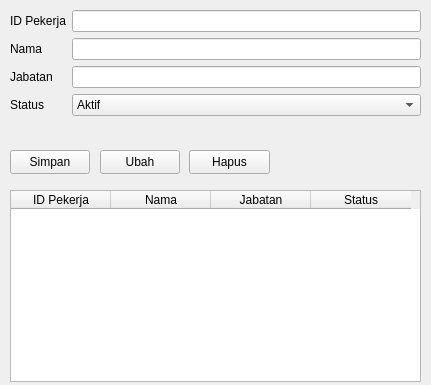
<?xml version="1.0" encoding="UTF-8"?>
<ui version="4.0">
 <class>Form</class>
 <widget class="QWidget" name="Form">
  <property name="geometry">
   <rect>
    <x>0</x>
    <y>0</y>
    <width>431</width>
    <height>385</height>
   </rect>
  </property>
  <property name="windowTitle">
   <string>Form</string>
  </property>
  <widget class="QWidget" name="formLayoutWidget">
   <property name="geometry">
    <rect>
     <x>10</x>
     <y>10</y>
     <width>411</width>
     <height>121</height>
    </rect>
   </property>
   <layout class="QFormLayout" name="formLayout">
    <item row="0" column="0">
     <widget class="QLabel" name="iDPekerjaLabel">
      <property name="text">
       <string>ID Pekerja</string>
      </property>
     </widget>
    </item>
    <item row="0" column="1">
     <widget class="QLineEdit" name="pekerjaEdit"/>
    </item>
    <item row="1" column="0">
     <widget class="QLabel" name="namaLabel">
      <property name="text">
       <string>Nama</string>
      </property>
     </widget>
    </item>
    <item row="1" column="1">
     <widget class="QLineEdit" name="namaEdit"/>
    </item>
    <item row="2" column="0">
     <widget class="QLabel" name="jabatanLabel">
      <property name="text">
       <string>Jabatan</string>
      </property>
     </widget>
    </item>
    <item row="2" column="1">
     <widget class="QLineEdit" name="jabatanEdit"/>
    </item>
    <item row="3" column="0">
     <widget class="QLabel" name="statusLabel">
      <property name="text">
       <string>Status</string>
      </property>
     </widget>
    </item>
    <item row="3" column="1">
     <widget class="QComboBox" name="statusComboBox">
      <item>
       <property name="text">
        <string>Aktif</string>
       </property>
      </item>
      <item>
       <property name="text">
        <string>Cuti</string>
       </property>
      </item>
      <item>
       <property name="text">
        <string>Nonaktif</string>
       </property>
      </item>
     </widget>
    </item>
   </layout>
  </widget>
  <widget class="QTableWidget" name="tabelPekerja">
   <property name="geometry">
    <rect>
     <x>10</x>
     <y>190</y>
     <width>411</width>
     <height>192</height>
    </rect>
   </property>
   <column>
    <property name="text">
     <string>ID Pekerja</string>
    </property>
   </column>
   <column>
    <property name="text">
     <string>Nama</string>
    </property>
   </column>
   <column>
    <property name="text">
     <string>Jabatan</string>
    </property>
   </column>
   <column>
    <property name="text">
     <string>Status</string>
    </property>
   </column>
  </widget>
  <widget class="QPushButton" name="btnSimpan">
   <property name="geometry">
    <rect>
     <x>10</x>
     <y>150</y>
     <width>80</width>
     <height>24</height>
    </rect>
   </property>
   <property name="text">
    <string>Simpan</string>
   </property>
  </widget>
  <widget class="QPushButton" name="btnUbah">
   <property name="geometry">
    <rect>
     <x>100</x>
     <y>150</y>
     <width>80</width>
     <height>24</height>
    </rect>
   </property>
   <property name="text">
    <string>Ubah</string>
   </property>
  </widget>
  <widget class="QPushButton" name="btnHapus">
   <property name="geometry">
    <rect>
     <x>189</x>
     <y>150</y>
     <width>81</width>
     <height>24</height>
    </rect>
   </property>
   <property name="text">
    <string>Hapus</string>
   </property>
  </widget>
 </widget>
 <resources/>
 <connections/>
</ui>
